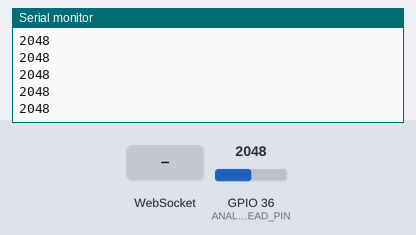
Simulated run of this program. Board: ESP32. Parts: the last lines printed to the serial monitor. The inputs (shaded band) are chosen by the test bench; at power-on: GPIO 36 (ANALOG_READ_PIN) = 2048. WiFi joins after 1.5 s; servers stay silent unless stated.

Above: at 6.7 s.
6.8 s: WebSocket text "1" received
8.3 s: GPIO 36 (ANALOG_READ_PIN) set to 2866
At 8.32 s:
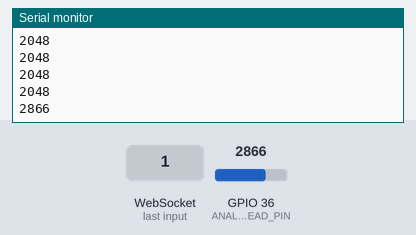
9.8 s: WebSocket text "0" received
11.3 s: GPIO 36 (ANALOG_READ_PIN) set to 3603
At 11.33 s:
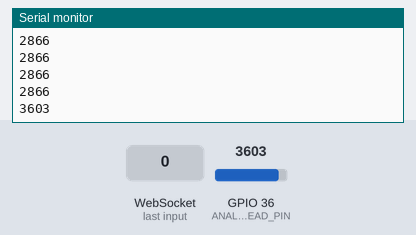
Timing chart, 0 to 13.8 s (numbered marks = the images above; inputs shaded):
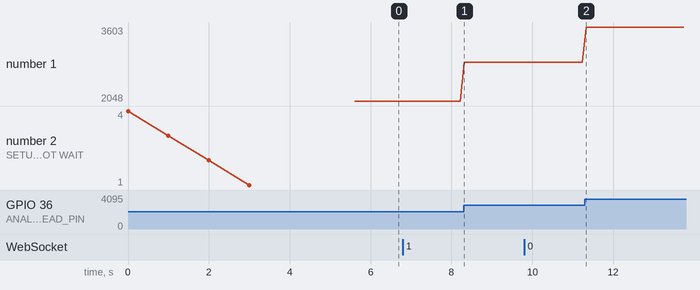

Measured:
- after the input at 8.3 s, the serial monitor: prints a new line at once (image 1)
- after the input at 11.3 s, the serial monitor: prints a new line at once (image 2)
- plotted number 1: 2048 → 2866 after the input at 8.3 s, 2866 → 3603 after the input at 11.3 s

The program:

main.cpp
```cpp
/*
 * main.cpp
 *
 *  Created on: Apr 15, 2022
 *  Created By: donskytech
 *
 */

#include <Arduino.h>
#include <WiFi.h>
#include <WiFiMulti.h>
#include <WiFiClientSecure.h>
#include <WebSocketsClient.h>
#include <ArduinoJson.h>

WiFiMulti WiFiMulti;
WebSocketsClient webSocket;

static int sensorVal = 0;
const int ANALOG_READ_PIN = 36; // or A0
const int RESOLUTION = 12;      // Could be 9-12

// CHANGE THIS TO ADD YOUR WIFI USERNAME/PASSWORD
const char * WIFI_SSID = "donsky";
const char * WIFI_PASS = "donsky123";

//Initialize the JSON data we send to our websocket server
const int capacity = JSON_OBJECT_SIZE(3);
StaticJsonDocument<capacity> doc;

#define USE_SERIAL Serial

void webSocketEvent(WStype_t type, uint8_t *payload, size_t length)
{

  switch (type)
  {
  case WStype_DISCONNECTED:
    USE_SERIAL.printf("[WSc] Disconnected!\n");
    break;
  case WStype_CONNECTED:
    USE_SERIAL.printf("[WSc] Connected to url: %s\n", payload);
    break;
  case WStype_TEXT:
    USE_SERIAL.printf("[WSc] get text: %s\n", payload);
    break;
  case WStype_BIN:
    USE_SERIAL.printf("[WSc] get binary length: %u\n", length);
    break;
  case WStype_ERROR:
  case WStype_FRAGMENT_TEXT_START:
  case WStype_FRAGMENT_BIN_START:
  case WStype_FRAGMENT:
  case WStype_FRAGMENT_FIN:
  case WStype_PING:
  case WStype_PONG:
    break;
  }
}

void setup()
{
  //Set the baud rate
  USE_SERIAL.begin(115200);
  USE_SERIAL.printf("Begin websocket client program....");

  USE_SERIAL.println();

  for (uint8_t t = 4; t > 0; t--)
  {
    USE_SERIAL.printf("[SETUP] BOOT WAIT %d...\n", t);
    USE_SERIAL.flush();
    delay(1000);
  }

  WiFiMulti.addAP(WIFI_SSID, WIFI_PASS);

  // WiFi.disconnect();
  USE_SERIAL.printf("Connecting");
  while (WiFiMulti.run() != WL_CONNECTED)
  {
    USE_SERIAL.printf(".");
    delay(100);
  }
  USE_SERIAL.printf("Connected!");

  // server address, port and URL
  webSocket.begin("192.168.100.22", 8080, "/sendSensorData");

  // event handler
  webSocket.onEvent(webSocketEvent);

  // use HTTP Basic Authorization this is optional remove if not needed
  // webSocket.setAuthorization("user", "Password");

  // try ever 5000 again if connection has failed
  webSocket.setReconnectInterval(5000);

  // // Set the resolution values
  // analogReadResolution(RESOLUTION);
}

void readLDRValue()
{

  // Read and print the sensor pin value
  int tempSensorVal = analogRead(ANALOG_READ_PIN);

  USE_SERIAL.println(tempSensorVal);

  // Check if value read is different then send a websocket message to the server
  if (tempSensorVal != sensorVal)
  {
    sensorVal = tempSensorVal;

    //send JSON message in this format {"value": 100}
    doc["value"] = tempSensorVal;

    // Declare a buffer to hold the result
    char output[50];

    serializeJson(doc, output);

    // send message to server when Connected
    webSocket.sendTXT(output);
  }

  // sleep for some time before next read
  delay(100);
}

// This will go into loop
void loop()
{
  readLDRValue();
  webSocket.loop();
}
```
